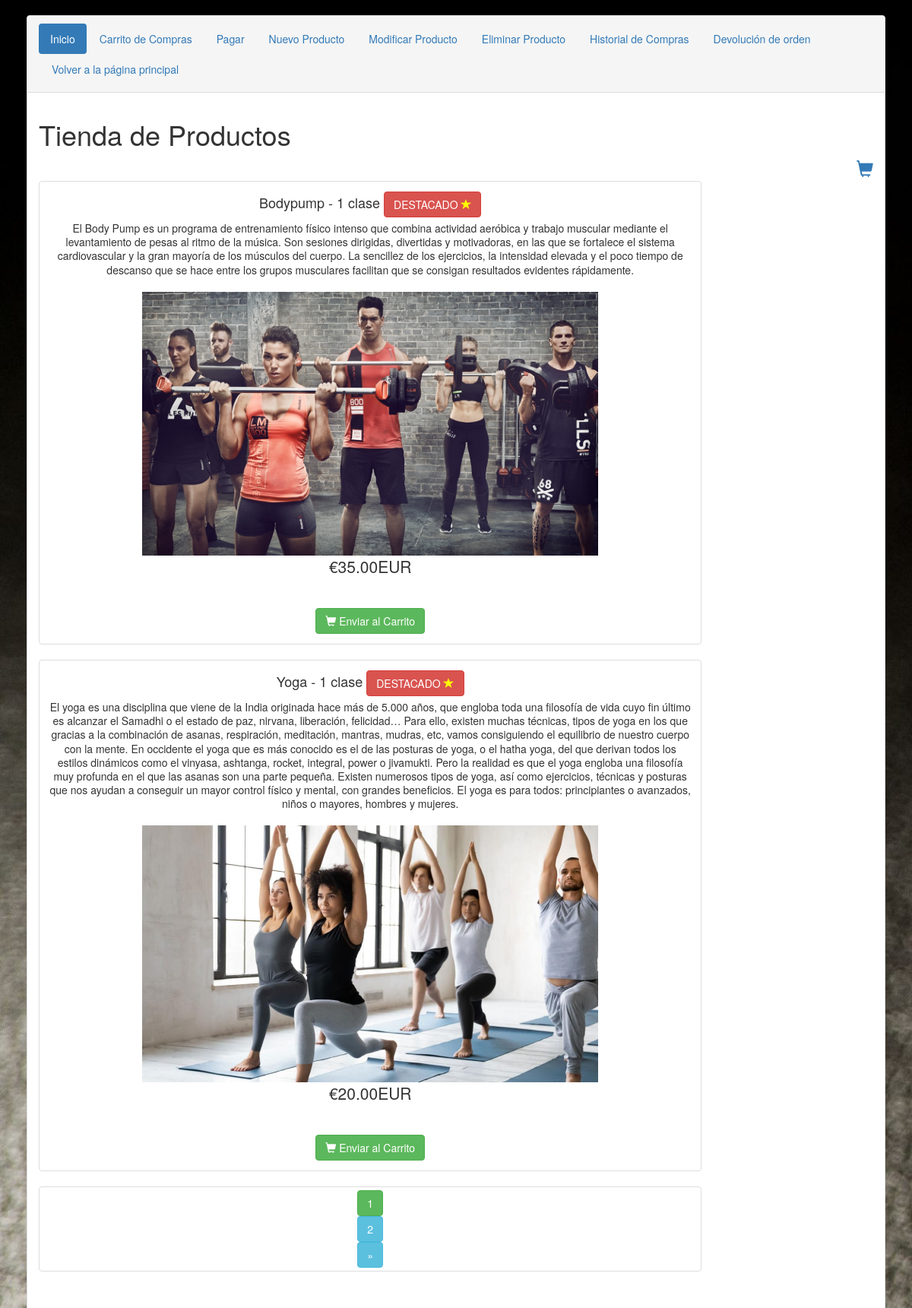
The app's page /carrito-master/admin/index.php with its own data.
### tables this page shows
CREATE TABLE IF NOT EXISTS `mis_productos` (
  `id` int(11) NOT NULL AUTO_INCREMENT,
  `name` varchar(200) NOT NULL,
  `description` text NOT NULL,
  `price` float(10,2) NOT NULL,
  `created` datetime NOT NULL,
  `modified` datetime NOT NULL,
  `status` enum('1','0') NOT NULL DEFAULT '1',
  `image` varchar(255) NOT NULL,
  `featured` int(11) NOT NULL COMMENT 'para que salga en productos destacados',
  PRIMARY KEY (`id`)
);

### carrito-master/admin/index.php (the view, shortened to what this page needs)
<?php
include 'Configuracion.php';
?>
<!DOCTYPE html>
<html lang="es">
<head>
    <link rel="stylesheet" href="http://maxcdn.bootstrapcdn.com/bootstrap/3.3.7/css/bootstrap.min.css">
</head>
</head>
<body>
    <div class="container" >
        <div class="panel panel-default">
            <div class="panel-heading">
                <ul class="nav nav-pills">
                    <li role="presentation" class="active"><a href="index.php">Inicio</a></li>
                    <li role="presentation"><a href="VerCarta.php">Carrito de Compras</a></li>
                    <li role="presentation"><a href="Pagos.php">Pagar</a></li>
                    <li role="presentation"><a href="AgregarProducto.php">Nuevo Producto</a></li>
                    <li role="presentation"><a href="ModificarProducto.php">Modificar Producto</a></li>
                    <li role="presentation"><a href="EliminarProducto.php">Eliminar Producto</a></li>
                    <li role="presentation"><a href="historialCompras.php">Historial de Compras</a></li>
                    <li role="presentation"><a href="devolucion.php">Devolución de orden</a></li>
                    <li role="presentation"><a href="../../index2.php">Volver a la página principal</a></li>
                </ul>
            </div>
            <div class="panel-body">
                <h1>Tienda de Productos</h1>
                <a href="VerCarta.php" class="cart-link" title="Ver Carta"><i class="glyphicon glyphicon-shopping-cart"></i></a>
                <div id="products" class="row list-group">
                    <?php
                    $directorio_image = "../../images/";
                    $articulos = mysqli_query($db, "SELECT * FROM mis_productos  ;");
                    $num_registros = @mysqli_num_rows($articulos);
                    $registros = '2';
                    $pagina = $_REQUEST["nume"];
                    if (is_numeric($pagina))
                        $inicio = (($pagina - 1) * $registros);
                    else
                        $inicio = 0;
                    $busqueda = mysqli_query($db, "SELECT * FROM mis_productos LIMIT $inicio,$registros;");
                    $paginas = ceil($num_registros / $registros);
                    ?>
                    <?php
                    if ($num_registros > 0) {
                        while ($resultados = mysqli_fetch_assoc($busqueda)) {
                    ?>
                            <div style="min-width: 80%; justify-content: center; text-align: center" class="item col-lg-4">
                                <div style="min-width: 80%" class="thumbnail">
                                    <div style="min-width: 80%" class="caption">
                                        <h4 class="list-group-item-heading"><?php echo $resultados["name"]; ?>      <?php
                                        if($resultados['featured'] == 1){
                                            echo '<p class="btn btn-danger">DESTACADO <i style="color:yellow" class="glyphicon glyphicon-star
                                            "></i> </p>';
                                        }
                                        ?></h4>
                                        <p class="list-group-item-text"><?php echo $resultados["description"]; ?></p>
                                        <br>
                                        <p class="list-group-item-text"><img width="600px" src="<?php echo $directorio_image.$resultados["image"]?>" alt=""></p>
                                        <div class="row">
                                            <div class="row">
                                                <p class="lead"><?php echo '€' . $resultados["price"] . 'EUR'; ?></p> <br>
                                            </div>
                                            <div class="row">
                                                <a class="btn btn-success" href="AccionCarta.php?action=addToCart&id=<?php echo $resultados["id"]; ?>"><i class="glyphicon glyphicon-shopping-cart"></i> Enviar al Carrito</a>
                                            </div>
                                        </div>
                                    </div>
                                </div>
                            </div>
                        <?php }
                    } else { ?>
                        <p>Producto(s) no existe.....</p>
                    <?php } ?>
                    <div style="min-width: 80%; justify-content: center; text-align: center" class="item col-lg-4">
                        <div style="min-width: 80%" class="thumbnail">
                        <?php
                        echo "<li class='active'><a class='btn btn-success' >" . $_REQUEST["nume"] . "</a></li>";
                        $sigui = $_REQUEST["nume"] + 1;
                        $ultima = $num_registros / $registros;
                        if ($pagina < $paginas && $paginas > 1)
                            echo "<li class='page-item'><a class='btn btn-info' href='index.php?nume=" . ($pagina + 1) . "'>" . $sigui . "</a></li>";
                        if ($pagina < $paginas && $paginas > 1)
                            echo "
            <li class='page-item'><a class='btn btn-info' aria-label='Next' href='index.php?nume=" . ceil($ultima) . "'><span aria-hidden='true'>&raquo;</span><span class='sr-only'>Next</span></a>
            </li>";
                        ?>
                        </div>
                    </div>
                        </div>
                        </div>
                    </div>
                </div>
</body>
</html>

### carrito-master/admin/index.php (style rules this page uses)
.container { padding: 20px; }
.cart-link { width: 100%; text-align: right; display: block; font-size: 22px; }
body { background-image: url("../../images/pesa.jpg"); }
li { list-style-type: none; display: block; }

### records on screen
mis_productos: name "Bodypump - 1 clase", featured "DESTACADO", description "El Body Pump es un programa de entrenamiento físico intenso que combina actividad aeróbica y trabajo muscular mediante el levantamiento de pesas al ritmo de la música. Son sesiones dirigidas, divertidas y motivadoras, en las que se fortalece el sistema cardiovascular y la gran mayoría de los músculos del cuerpo. La sencillez de los ejercicios, la intensidad elevada y el poco tiempo de descanso que se hace entre los grupos musculares facilitan que se consigan resultados evidentes rápidamente.", image (picture), price "35.00"
mis_productos: name "Yoga - 1 clase", featured "DESTACADO", description "El yoga es una disciplina que viene de la India originada hace más de 5.000 años, que engloba toda una filosofía de vida cuyo fin último es alcanzar el Samadhi o el estado de paz, nirvana, liberación, felicidad… Para ello, existen muchas técnicas, tipos de yoga en los que gracias a la combinación de asanas, respiración, meditación, mantras, mudras, etc, vamos consiguiendo el equilibrio de nuestro cuerpo con la mente. En occidente el yoga que es más conocido es el de las posturas de yoga, o el hatha yoga, del que derivan todos los estilos dinámicos como el vinyasa, ashtanga, rocket, integral, power o jivamukti. Pero la realidad es que el yoga engloba una filosofía muy profunda en el que las…", image (picture), price "20.00"

### other values on screen
$_REQUEST["nume"] "1"
$sigui "2"
